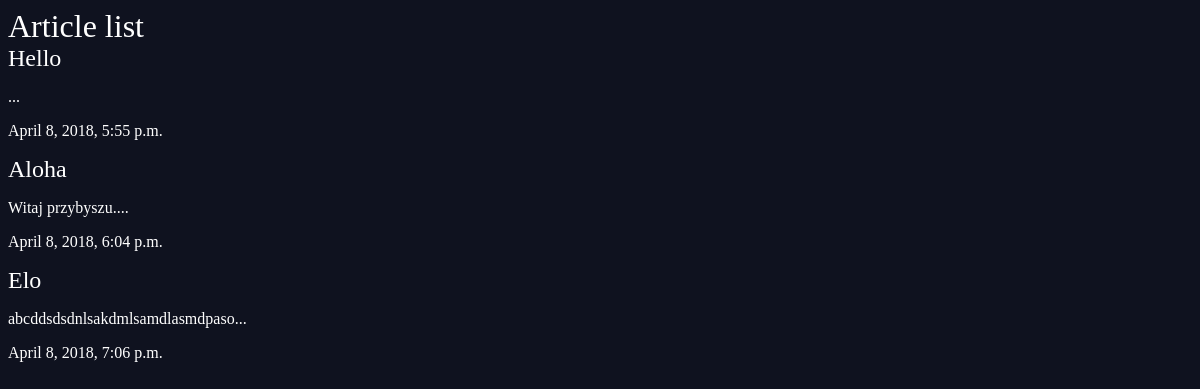
The app's page /articles/ with its own data.
### articles/models.py (models this page shows, shortened)
class Article(models.Model):
    title = models.CharField(max_length = 100)
    slug = models.SlugField()
    body = models.TextField()
    date = models.DateTimeField(auto_now_add=True)
    def snippet(self):
        return self.body[:30] + '...'

### articles/views.py (the view)
# urls.py: path('',views.article_list),
def article_list(request):
    articles = Article.objects.all().order_by('date')
    return render(request,'articles/article_list.html',{'articles':articles})

### articles/templates/articles/article_list.html (shortened to what this page needs)
{% load static from staticfiles %}
<!DOCTYPE html>
<html>
    <head>
        <link rel="stylesheet" href="{% static 'styles.css' %}">
    </head>
    <body>
        <h1>Article list</h1>
        <div class="articles">
            {% for article in articles %}
            <div class="article">
                <h2><a href ="#">{{article.title}}</a></h2>
                <p>{{article.snippet}}</p>
                <p>{{article.date}}</p>
            </div>
            {% endfor %}
        </div>
    </body>
</html>

### assets/styles.css (style rules this page uses)
body { background-color: #0f121f; color: #fff; }
body * { font-family: Ubuntu; }
h1, h2, h3, h4, h5 { font-weight: normal; margin: 0; }
a, a:hover, a:visited { color: #fff; text-decoration: none; }

### records on screen
Article: title "Hello", snippet "...", date "April 8, 2018, 5:55 p.m."
Article: title "Aloha", snippet "Witaj przybyszu....", date "April 8, 2018, 6:04 p.m."
Article: title "Elo", snippet "abcddsdsdnlsakdmlsamdlasmdpaso...", date "April 8, 2018, 7:06 p.m."
